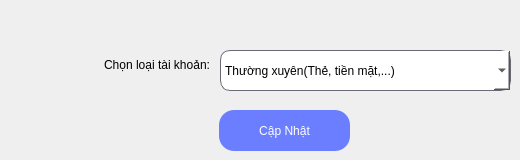
     <widget class="QWidget" name="tab_9">
      <attribute name="title">
       <string>Xem Bảng</string>
      </attribute>
      <widget class="QComboBox" name="comboBox_p4_LoaiTaiKhoan_XemBang">
       <property name="geometry">
        <rect>
         <x>220</x>
         <y>50</y>
         <width>291</width>
         <height>41</height>
        </rect>
       </property>
       <property name="styleSheet">
        <string notr="true">border-radius: 10px;
border: 1px solid #6d6875;
color: rgb(0, 0, 0);
background-color: rgb(255, 255, 255);
font: 75 14pt &quot;Segoe UI&quot;;</string>
       </property>
       <item>
        <property name="text">
         <string>Thường xuyên(Thẻ, tiền mặt,...)</string>
        </property>
        <property name="icon">
         <iconset resource="TaiNguyen.qrc">
          <normaloff>:/Images/Pictures/ID-Card-icon.png</normaloff>:/Images/Pictures/ID-Card-icon.png</iconset>
        </property>
       </item>
       <item>
        <property name="text">
         <string>Tiết kiệm</string>
        </property>
        <property name="icon">
         <iconset resource="TaiNguyen.qrc">
          <normaloff>:/Images/Pictures/savings-icon.png</normaloff>:/Images/Pictures/savings-icon.png</iconset>
        </property>
       </item>
       <item>
        <property name="text">
         <string>Nợ</string>
        </property>
        <property name="icon">
         <iconset resource="TaiNguyen.qrc">
          <normaloff>:/Images/Pictures/No-icon.png</normaloff>:/Images/Pictures/No-icon.png</iconset>
        </property>
       </item>
      </widget>
      <widget class="QLabel" name="label_p4_LoaiTaiKhoan_XemBang">
       <property name="geometry">
        <rect>
         <x>9</x>
         <y>50</y>
         <width>201</width>
         <height>31</height>
        </rect>
       </property>
       <property name="styleSheet">
        <string notr="true">font: 75 17pt &quot;Segoe UI&quot;;</string>
       </property>
       <property name="text">
        <string>&lt;html&gt;&lt;head/&gt;&lt;body&gt;&lt;p align=&quot;right&quot;&gt;Chọn loại tài khoản:&lt;/p&gt;&lt;/body&gt;&lt;/html&gt;</string>
       </property>
      </widget>
      <widget class="QPushButton" name="btn_page4_CapNhat_XemBang">
       <property name="geometry">
        <rect>
         <x>219</x>
         <y>110</y>
         <width>131</width>
         <height>41</height>
        </rect>
       </property>
       <property name="styleSheet">
        <string notr="true">border-radius: 15px;
color: rgb(255, 255, 255);
background-color: rgb(106, 126, 255);
font: 75 15pt &quot;MS Shell Dlg 2&quot;;</string>
       </property>
       <property name="text">
        <string>Cập Nhật</string>
       </property>
      </widget>
     </widget>
